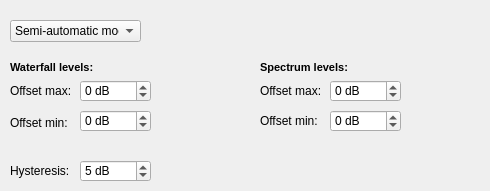
     <widget class="QWidget" name="tab_3">
      <attribute name="title">
       <string>Level setting</string>
      </attribute>
      <widget class="QComboBox" name="cbAutoLevel">
       <property name="geometry">
        <rect>
         <x>10</x>
         <y>20</y>
         <width>131</width>
         <height>22</height>
        </rect>
       </property>
       <property name="currentIndex">
        <number>0</number>
       </property>
       <item>
        <property name="text">
         <string>Semi-automatic mode</string>
        </property>
       </item>
       <item>
        <property name="text">
         <string>Synchronous</string>
        </property>
       </item>
       <item>
        <property name="text">
         <string>Auto mode</string>
        </property>
       </item>
      </widget>
      <widget class="QSpinBox" name="sbWfMinOffset">
       <property name="geometry">
        <rect>
         <x>80</x>
         <y>110</y>
         <width>71</width>
         <height>22</height>
        </rect>
       </property>
       <property name="suffix">
        <string> dB</string>
       </property>
       <property name="minimum">
        <number>-100</number>
       </property>
       <property name="maximum">
        <number>100</number>
       </property>
       <property name="value">
        <number>0</number>
       </property>
      </widget>
      <widget class="QSpinBox" name="sbHysteresis">
       <property name="geometry">
        <rect>
         <x>80</x>
         <y>160</y>
         <width>71</width>
         <height>22</height>
        </rect>
       </property>
       <property name="suffix">
        <string> dB</string>
       </property>
       <property name="minimum">
        <number>0</number>
       </property>
       <property name="maximum">
        <number>20</number>
       </property>
       <property name="singleStep">
        <number>1</number>
       </property>
       <property name="value">
        <number>5</number>
       </property>
      </widget>
      <widget class="QSpinBox" name="sbWfMaxOffset">
       <property name="geometry">
        <rect>
         <x>80</x>
         <y>80</y>
         <width>71</width>
         <height>22</height>
        </rect>
       </property>
       <property name="suffix">
        <string> dB</string>
       </property>
       <property name="prefix">
        <string/>
       </property>
       <property name="minimum">
        <number>-100</number>
       </property>
       <property name="maximum">
        <number>100</number>
       </property>
       <property name="value">
        <number>0</number>
       </property>
      </widget>
      <widget class="QLabel" name="label_74">
       <property name="geometry">
        <rect>
         <x>10</x>
         <y>112</y>
         <width>60</width>
         <height>21</height>
        </rect>
       </property>
       <property name="text">
        <string>Offset min:</string>
       </property>
      </widget>
      <widget class="QLabel" name="label_75">
       <property name="geometry">
        <rect>
         <x>10</x>
         <y>160</y>
         <width>60</width>
         <height>21</height>
        </rect>
       </property>
       <property name="text">
        <string>Hysteresis:</string>
       </property>
      </widget>
      <widget class="QLabel" name="label_3">
       <property name="geometry">
        <rect>
         <x>10</x>
         <y>60</y>
         <width>221</width>
         <height>16</height>
        </rect>
       </property>
       <property name="text">
        <string>&lt;!DOCTYPE HTML PUBLIC &quot;-//W3C//DTD HTML 4.0//EN&quot; &quot;http://www.w3.org/TR/REC-html40/strict.dtd&quot;&gt;
&lt;html&gt;&lt;head&gt;&lt;meta name=&quot;qrichtext&quot; content=&quot;1&quot; /&gt;&lt;style type=&quot;text/css&quot;&gt;
p, li { white-space: pre-wrap; }
&lt;/style&gt;&lt;/head&gt;&lt;body style=&quot; font-family:'MS Shell Dlg 2'; font-size:8.25pt; font-weight:400; font-style:normal;&quot;&gt;
&lt;p style=&quot; margin-top:0px; margin-bottom:0px; margin-left:0px; margin-right:0px; -qt-block-indent:0; text-indent:0px;&quot;&gt;&lt;span style=&quot; font-size:8pt; font-weight:600;&quot;&gt;Waterfall levels:&lt;/span&gt;&lt;/p&gt;&lt;/body&gt;&lt;/html&gt;</string>
       </property>
      </widget>
      <widget class="QLabel" name="label_76">
       <property name="geometry">
        <rect>
         <x>10</x>
         <y>80</y>
         <width>60</width>
         <height>21</height>
        </rect>
       </property>
       <property name="text">
        <string>Offset max:</string>
       </property>
      </widget>
      <widget class="QLabel" name="label_77">
       <property name="geometry">
        <rect>
         <x>260</x>
         <y>80</y>
         <width>60</width>
         <height>21</height>
        </rect>
       </property>
       <property name="text">
        <string>Offset max:</string>
       </property>
      </widget>
      <widget class="QLabel" name="label_4">
       <property name="geometry">
        <rect>
         <x>260</x>
         <y>60</y>
         <width>221</width>
         <height>16</height>
        </rect>
       </property>
       <property name="text">
        <string>&lt;!DOCTYPE HTML PUBLIC &quot;-//W3C//DTD HTML 4.0//EN&quot; &quot;http://www.w3.org/TR/REC-html40/strict.dtd&quot;&gt;
&lt;html&gt;&lt;head&gt;&lt;meta name=&quot;qrichtext&quot; content=&quot;1&quot; /&gt;&lt;style type=&quot;text/css&quot;&gt;
p, li { white-space: pre-wrap; }
&lt;/style&gt;&lt;/head&gt;&lt;body style=&quot; font-family:'MS Shell Dlg 2'; font-size:8.25pt; font-weight:400; font-style:normal;&quot;&gt;
&lt;p style=&quot; margin-top:0px; margin-bottom:0px; margin-left:0px; margin-right:0px; -qt-block-indent:0; text-indent:0px;&quot;&gt;&lt;span style=&quot; font-size:8pt; font-weight:600;&quot;&gt;Spectrum levels:&lt;/span&gt;&lt;/p&gt;&lt;/body&gt;&lt;/html&gt;</string>
       </property>
      </widget>
      <widget class="QLabel" name="label_78">
       <property name="geometry">
        <rect>
         <x>260</x>
         <y>110</y>
         <width>60</width>
         <height>21</height>
        </rect>
       </property>
       <property name="text">
        <string>Offset min:</string>
       </property>
      </widget>
      <widget class="QSpinBox" name="sbSpMinOffset">
       <property name="geometry">
        <rect>
         <x>330</x>
         <y>110</y>
         <width>71</width>
         <height>22</height>
        </rect>
       </property>
       <property name="suffix">
        <string> dB</string>
       </property>
       <property name="minimum">
        <number>-100</number>
       </property>
       <property name="maximum">
        <number>100</number>
       </property>
       <property name="value">
        <number>0</number>
       </property>
      </widget>
      <widget class="QSpinBox" name="sbSpMaxOffset">
       <property name="geometry">
        <rect>
         <x>330</x>
         <y>80</y>
         <width>71</width>
         <height>22</height>
        </rect>
       </property>
       <property name="suffix">
        <string> dB</string>
       </property>
       <property name="minimum">
        <number>-100</number>
       </property>
       <property name="maximum">
        <number>100</number>
       </property>
       <property name="value">
        <number>0</number>
       </property>
      </widget>
     </widget>
